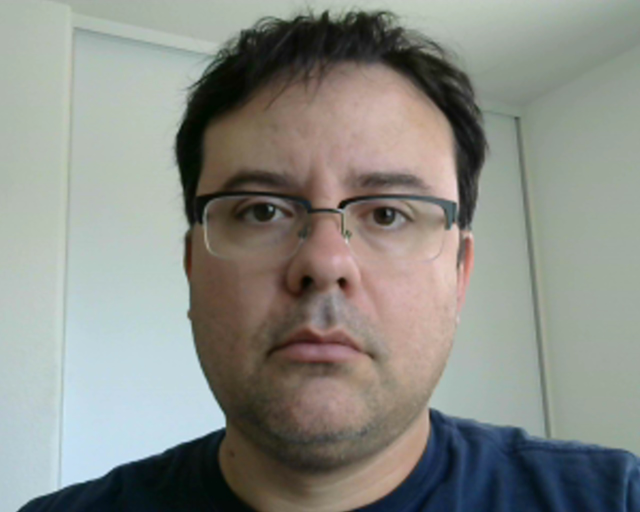
//> input picture Source code/Chapter_07/initial_pictures/serious_01.jpg, 1280 x 1024 px, given in place of the camera (shown at 1/2 size)
$ ./opencv_emotion_classification initial_pictures/serious_01.jpg   (built with g++ and OpenCV 4)
//> lines starting //> are read from the running program, lines starting //| are printed output that depends on the picture; pictures that were not available may be replaced by others from this repository, and a replacement may not be noted
// [28 lines of licence text are left out]

#include <opencv2/opencv.hpp>
#include <stdio.h>
#include "opencv2/imgproc/imgproc.hpp"
#include "opencv2/core/core.hpp"
#include "opencv2/contrib/contrib.hpp"
#include "opencv2/highgui/highgui.hpp"

#include <iostream>
#include <fstream>
#include <sstream>

using namespace cv;
using namespace std;

String face_cascade_name = "haarcascade_frontalface_alt.xml";
String eye_cascade_name = "haarcascade_eye.xml";

Mat faceDetect(Mat img);
CascadeClassifier face_cascade;
CascadeClassifier eyes_cascade;

using namespace cv;
using namespace std;

enum EmotionState_t {
  SMILE     =0,   // 0
  SURPRISED,      // 1
  SERIOUS,        // 2
};

static void read_csv(const string& filename, vector<Mat>& images, vector<int>& labels, char separator = ';') {
    std::ifstream file(filename.c_str(), ifstream::in);
    if (!file) {
        string error_message = "No valid input file was given, please check the given filename.";
        CV_Error(CV_StsBadArg, error_message);
    }
    string line, path, classlabel;
    while (getline(file, line)) {
        stringstream liness(line);
        getline(liness, path, separator);
        getline(liness, classlabel);
        if(!path.empty() && !classlabel.empty()) {
            images.push_back(imread(path, 0));
            labels.push_back(atoi(classlabel.c_str()));
        }
    }
}

int main(int argc, const char *argv[])
{

  EmotionState_t emotion;

  // Check for valid command line arguments, print usage
  // if no arguments were given.
  if (argc < 2) {
    cout << "usage: " << argv[0] << " <csv.ext> <output_folder> " << endl;
    exit(1);
  }

  if( !face_cascade.load( face_cascade_name ) ){ printf("--(!)Error loading\n"); return -1; };
  if( !eyes_cascade.load( eye_cascade_name ) ){ printf("--(!)Error loading\n"); return -1; };

  // 0 is the ID of the built-in laptop camera, change if you want to use other camera
  VideoCapture cap(-1);

  //check if the file was opened properly
  if(!cap.isOpened())
  {
      cout << "Capture could not be opened succesfully" << endl;
      return -1;
  }
  else
  {
      cout << "camera is ok.. Stay 2 ft away from your camera\n" << endl;
  }

  int w = 432;
  int h = 240;
  cap.set(CV_CAP_PROP_FRAME_WIDTH, w);
  cap.set(CV_CAP_PROP_FRAME_HEIGHT, h);

  Mat frame;
  cap >> frame;
//> frame is the input picture: 1024 rows x 1280 cols, CV_8UC3; mean B, G, R 133.3, 139.6, 137.6

  cout << "processing the image...." << endl;

  Mat testSample = faceDetect(frame);

  // Get the path to your CSV.
  string fn_csv = string(argv[1]);
  // These vectors hold the images and corresponding labels.
  vector<Mat> images;
  vector<int> labels;
  // Read in the data. This can fail if no valid
  // input filename is given.
  try
  {
    read_csv(fn_csv, images, labels);
  } catch (cv::Exception& e) {
    cerr << "Error opening file \"" << fn_csv << "\". Reason: " << e.msg << endl;
    // nothing more we can do
    exit(1);
  }
  // Quit if there are not enough images for this demo.
  if(images.size() <= 1)
  {
    string error_message = "This demo needs at least 2 images to work. Please add more images to your data set!";
    CV_Error(CV_StsError, error_message);
  }
  // Get the height from the first image. We'll need this
  // later in code to reshape the images to their original
  // size:
  int height = images[0].rows;

  // The following lines create an Fisherfaces model for
  // face recognition and train it with the images and
  // labels read from the given CSV file.
  // If you just want to keep 10 Fisherfaces, then call
  // the factory method like this:
  //
  //      cv::createFisherFaceRecognizer(10);
  //
  // However it is not useful to discard Fisherfaces! Please
  // always try to use _all_ available Fisherfaces for
  // classification.
  //
  // If you want to create a FaceRecognizer with a
  // confidence threshold (e.g. 123.0) and use _all_
  // Fisherfaces, then call it with:
  //
  //      cv::createFisherFaceRecognizer(0, 123.0);
  //
  Ptr<FaceRecognizer> model = createFisherFaceRecognizer();
  model->train(images, labels);

  // The following line predicts the label of a given
  // test image:
  int predictedLabel = model->predict(testSample);

  // To get the confidence of a prediction call the model with:
  //
  //      int predictedLabel = -1;
  //      double confidence = 0.0;
  //      model->predict(testSample, predictedLabel, confidence);
  //
  string result_message = format("Predicted class = %d", predictedLabel);
  cout << result_message << endl;

  // giving the result
  switch (predictedLabel)
  {
    case SMILE:
      cout << "You are happy!" << endl;
      break;
    case SURPRISED:
      cout << "You are surprised!" << endl;
      break;
    case SERIOUS:
      cout << "You are serious!" << endl;
      break;
  }

  return 0;

  cap.release();

  return 0;
}

Mat faceDetect(Mat img)
{
  std::vector<Rect> faces;
  std::vector<Rect> eyes;
  bool two_eyes = false;
  bool any_eye_detected = false;

  //detecting faces
  face_cascade.detectMultiScale( img, faces, 1.1, 2, 0|CV_HAAR_SCALE_IMAGE, Size(30, 30) );
//> faces = 1 Rect (x, y, width, height): [318, 151, 667, 667]


  if (faces.size() == 0)
  {
       cout << "Try again.. I did not dectected any faces..." << endl;
       exit(-1);  // abort everything
  }

  Point p1 = Point(0,0);
  for( size_t i = 0; i < faces.size(); i++ )
  {

    // we cannot draw in the image !!! otherwise will mess with the prediction
    // rectangle( img, faces[i], Scalar( 255, 100, 0 ), 4, 8, 0 );


     Mat frame_gray;
     cvtColor( img, frame_gray, CV_BGR2GRAY );

     // croping only the face in region defined by faces[i]
     std::vector<Rect> eyes;
     Mat faceROI = frame_gray( faces[i] );

     //In each face, detect eyes
     eyes_cascade.detectMultiScale( faceROI, eyes, 1.1, 3, 0 |CV_HAAR_SCALE_IMAGE, Size(30, 30) );

      for( size_t j = 0; j < eyes.size(); j++ )
      {
         Point center( faces[i].x + eyes[j].x + eyes[j].width*0.5, faces[i].y + eyes[j].y + eyes[j].height*0.5 );
         // we cannot draw in the image !!! otherwise will mess with the prediction
         // int radius = cvRound( (eyes[j].width + eyes[j].height)*0.25 );
         // circle( img, center, radius, Scalar( 255, 0, 0 ), 4, 8, 0 );

         if (j==0)
	   {
              p1 = center;
	      any_eye_detected = true;
	   }
         else
         {
	      two_eyes = true;
	 }
      }

    }
//> this loop made 1 pass
//> (p1, any_eye_detected, two_eyes) on pass 1: (Point(736, 364), true, true)
//> pass 1, in faceDetect, `cvtColor( img, frame_gray, CV_BGR2GRAY );`:
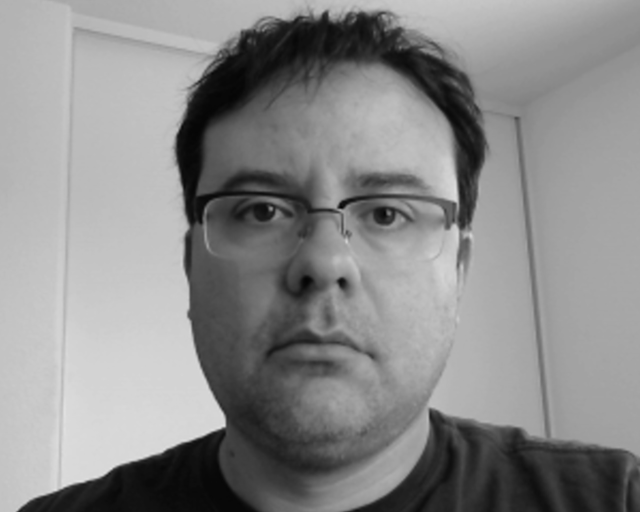
//> frame_gray: 1024 rows x 1280 cols, CV_8UC1 (shown at 1/2 size); min 2, max 226, mean 138.3
//> pass 1, in faceDetect, `Mat faceROI = frame_gray( faces[i] );`:
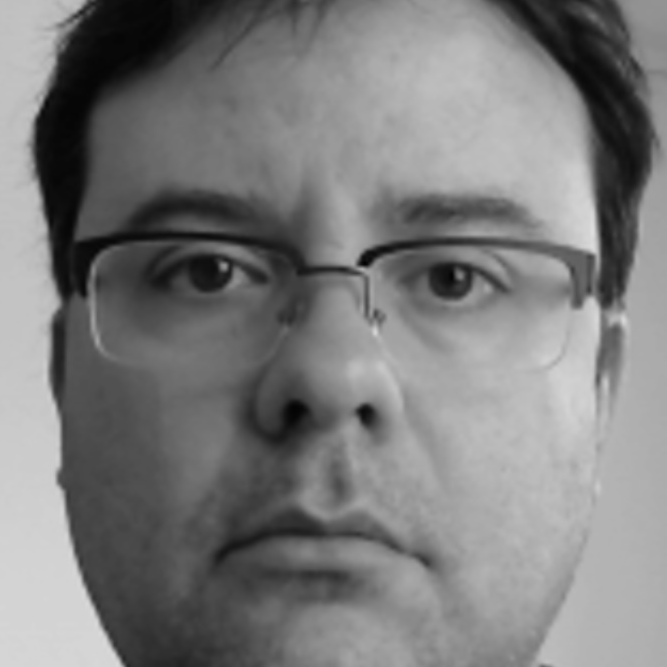
//> faceROI: 667 rows x 667 cols, CV_8UC1; min 2, max 221, mean 124.3
//> after the loop, any_eye_detected = true; two_eyes = true

  cout << "SOME DEBUG" << endl;
  cout << "-------------------------" << endl;
  cout << "faces detected:" << faces.size() << endl;
//| faces detected:1
  cout << "x: " << faces[0].x << endl;
//| x: 318
  cout << "y: " << faces[0].y << endl;
//| y: 151
  cout << "w: " << faces[0].width << endl;
//| w: 667
  cout << "h: " << faces[0].height << endl << endl;
//| h: 667

  Mat imageInRectangle;
  imageInRectangle =  img(faces[0]);
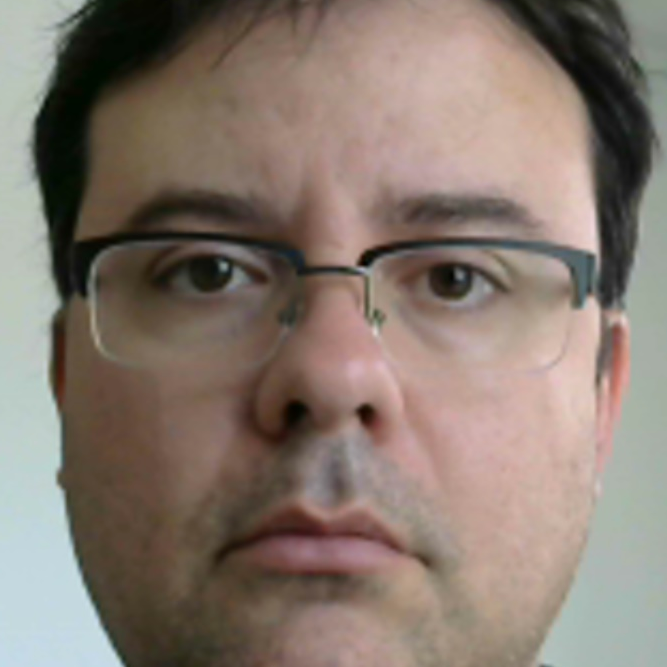
//> imageInRectangle: 667 rows x 667 cols, CV_8UC3; mean B, G, R 111.4, 121.4, 135
  Size recFaceSize = imageInRectangle.size();
//> recFaceSize = Size(667, 667)

  cout << recFaceSize << endl;
//| [667 x 667]

  // for debug
  imwrite("imageInRectangle.jpg", imageInRectangle);


  int rec_w = 0;
  int rec_h = faces[0].height * 0.64;
//> rec_h = 426


  // checking the (x,y) for cropped rectangle
  // based in human anatomy
  int px = 0;
  int py = 2 * 0.125 * faces[0].height;
//> py = 166

  Mat cropImage;


  cout << "faces[0].x:" << faces[0].x << endl;
//| faces[0].x:318
  p1.x = p1.x - faces[0].x;
//> p1 = Point(418, 364)
  cout << "p1.x:" << p1.x << endl;
//| p1.x:418
  if (any_eye_detected)
  {
      if (two_eyes)
      {
	  cout << "two eyes detected" << endl;
	  // we have detected two eyes
          // we have p1 and p2
          // left eye
          px = p1.x /  1.35;
//> px = 309

      }
      else
      {
	  // only one eye was found.. need to check if the
          // left or right eye
          // we have only p1
          if (p1.x > recFaceSize.width/2)
          {
              // right eye
            cout << "only right eye detected" << endl;
	    px = p1.x / 1.75;

          }
          else
          {
              // left eye
            cout << "only left eye detected" << endl;
            px = p1.x /  1.35;
          }
      }

  }
  else
  {

      // no eyes detected but we have a face
      px = 25;
      py = 25;
      rec_w = recFaceSize.width-50;
      rec_h = recFaceSize.height-30;

  }

  rec_w = (faces[0].width - px) * 0.75;
//> rec_w = 268
  cout << "px   :" << px << endl;
//| px   :309
  cout << "py   :" << py << endl;
//| py   :166
  cout << "rec_w:" << rec_w << endl;
//| rec_w:268
  cout << "rec_h:" << rec_h << endl;
//| rec_h:426

  cropImage = imageInRectangle(Rect(px, py, rec_w, rec_h));
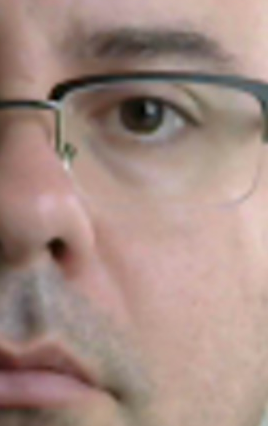
//> cropImage: 426 rows x 268 cols, CV_8UC3; mean B, G, R 131.4, 140, 165.1

  Size dstImgSize(70,70); // same image size of db
  Mat finalSizeImg;
  resize(cropImage, finalSizeImg, dstImgSize);
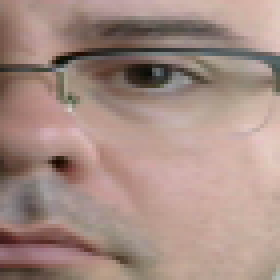
//> finalSizeImg: 70 rows x 70 cols, CV_8UC3 (shown 4 times larger); mean B, G, R 131.3, 139.9, 165

  // for debug
  imwrite("onlyface.jpg", finalSizeImg);

  cvtColor( finalSizeImg, finalSizeImg, CV_BGR2GRAY );
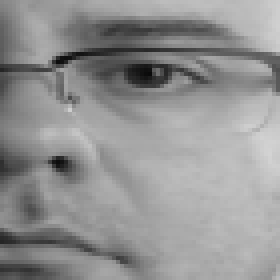
//> finalSizeImg: 70 rows x 70 cols, CV_8UC1 (shown 4 times larger); min 10, max 211, mean 146.4

  return finalSizeImg;

}
